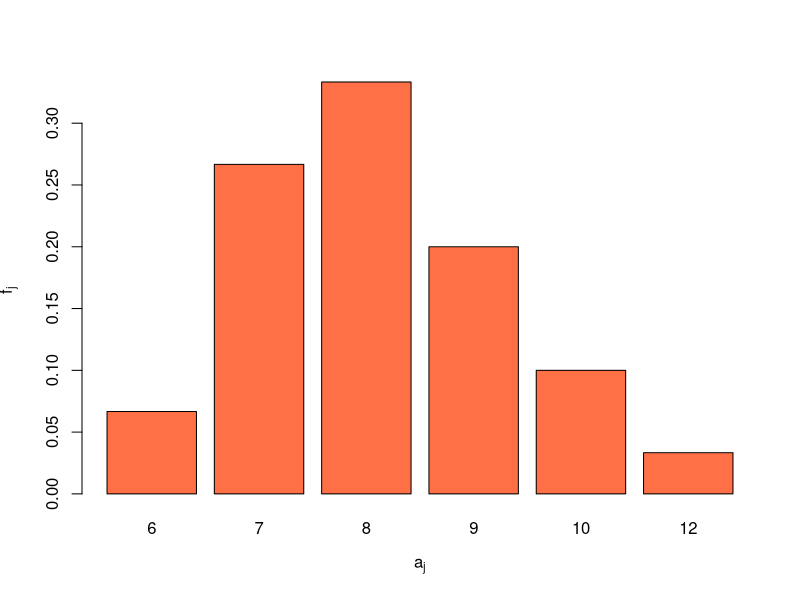

Reproduce this figure in R.
semester <- read.table("semester.dat", col.names="Sem")

# order statistic
print(sort(semester$Sem))

# absolute frequencies
print(table(semester))

# relative frequencies
relfreqs <- table(semester) / nrow(semester)
print(relfreqs)

# barplot
barplot(relfreqs , col=c("#FF7046"), xlab=expression(a[j]), ylab=expression(f[j]))
